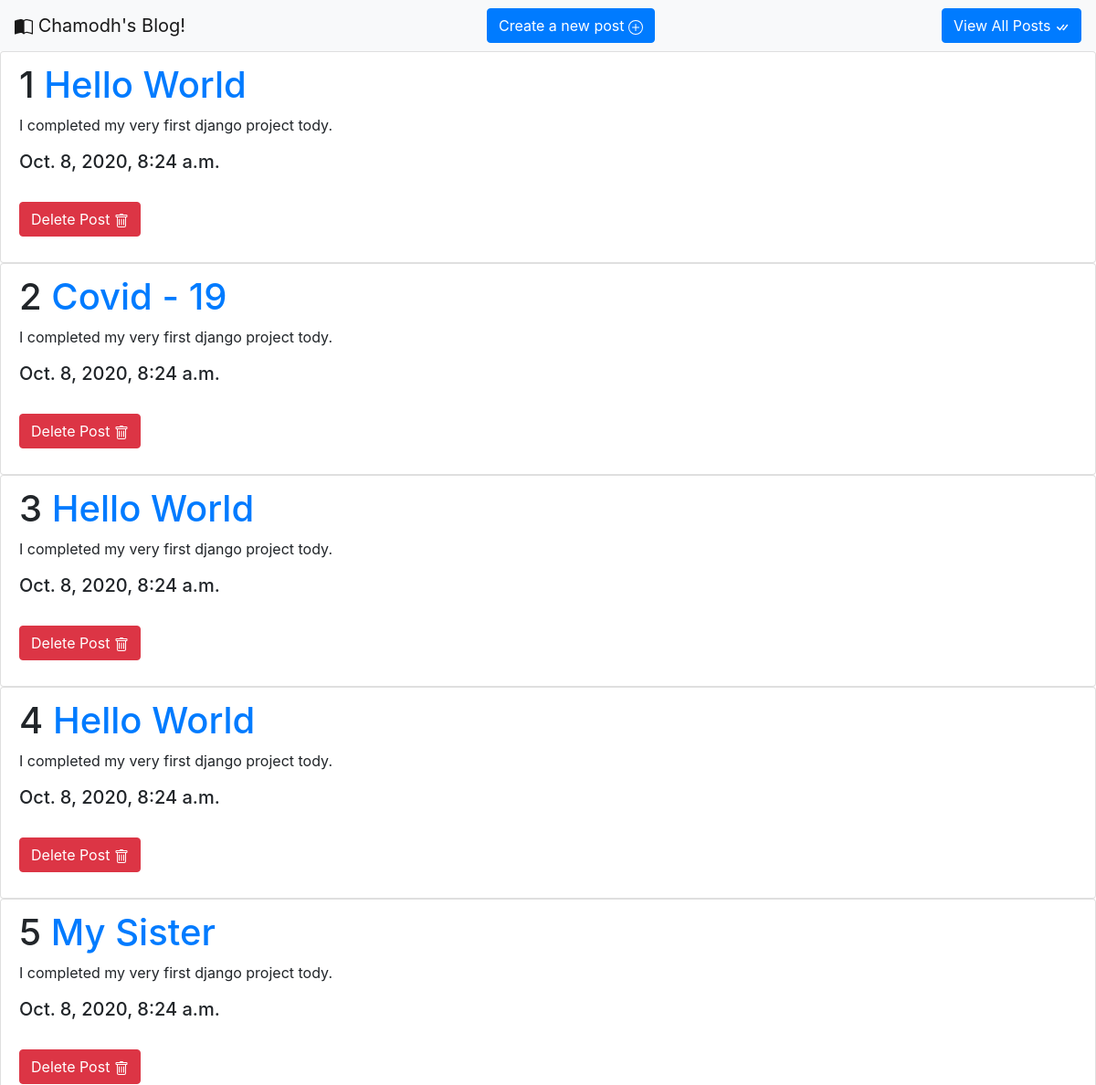
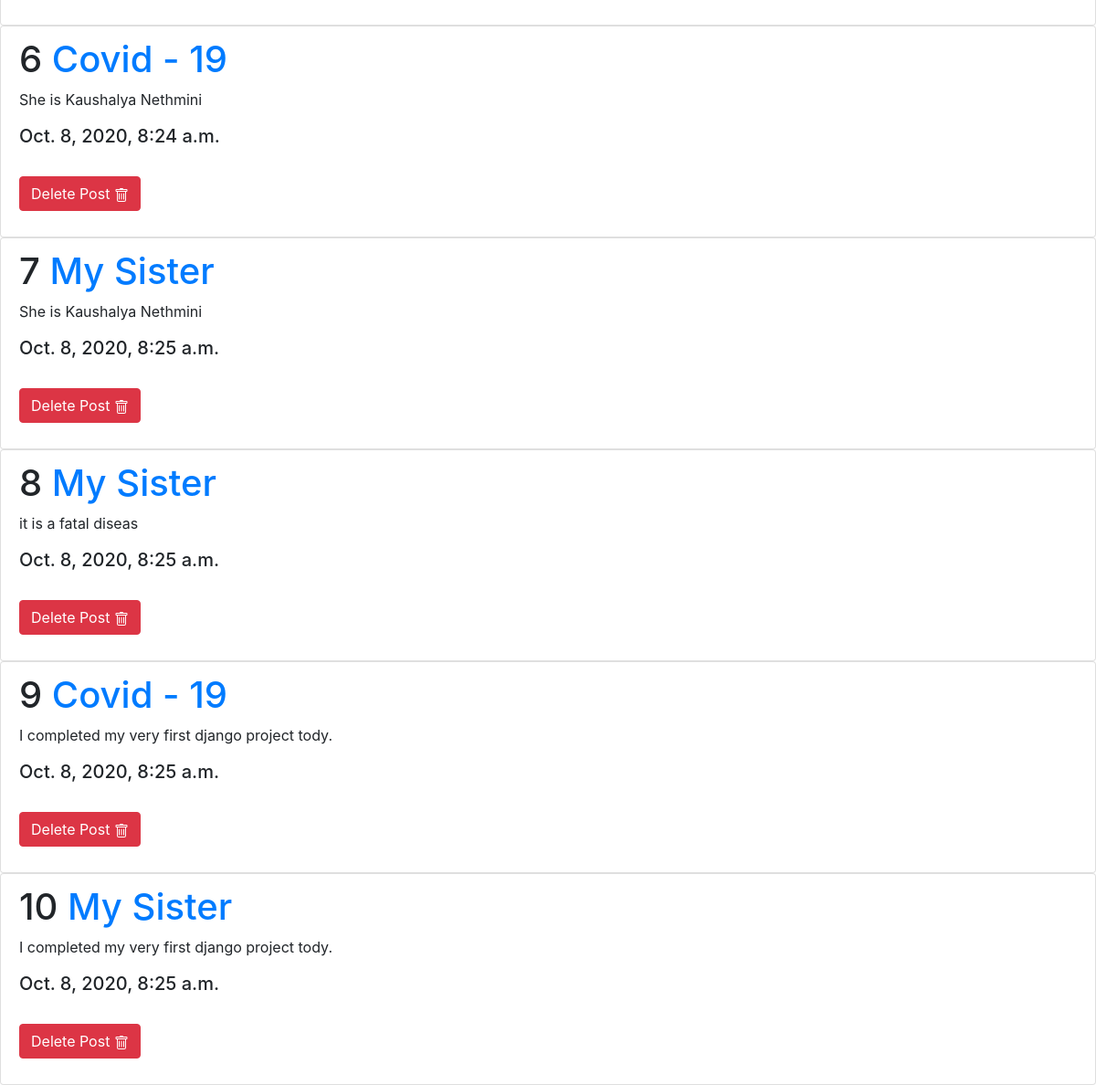
Screenshot of /blog/ with the database file from the repository (2 pictures, top to bottom).
### my_blog/blog/models.py (models this page shows, shortened)
class Post(models.Model):
    title = models.CharField(max_length=100)
    body = models.TextField()
    date_published = models.DateTimeField(auto_now_add=True)

### my_blog/blog/views.py (the view)
# urls.py: path("",views.welcome,name="welcome"),
def welcome(request):
    new_posts = Post.objects.all()
    new_posts = new_posts[:10]
    return render(request,'blog/welcome.html',{"new_posts":new_posts})

### my_blog/blog/templates/blog/welcome.html (shortened to what this page needs)
<link rel="stylesheet" href="https://stackpath.bootstrapcdn.com/bootstrap/4.5.2/css/bootstrap.min.css">
<nav class="navbar navbar-light bg-light">
    <a class="navbar-brand" href="#">
      Chamodh's Blog!  <br>
      <a href="{% url 'blog:new' %}"><button type="submit" class="btn btn-primary">Create a new post  </button></a>
    </a>
    <a href="{% url 'blog:all_posts' %}"><button type="submit" class="btn btn-primary">View All Posts
      </button>
    </a>
  </nav>
{% for post in new_posts %}
    <ul class="list-group">
        <li class="list-group-item">
            <div>
                <h1>{{forloop.counter}} <a href = "{% url 'blog:view_post' post.id %}">{{post.title}}</h1></a>
                <div style="">
                <p>{{post.body}}</p>
                </div>
                <h5>{{post.date_published}}</h5>
                <br>
                <form action= "{% url 'blog:delete' post.id %}">
                  <button type="submit" class="btn btn-danger btn-otline-primary">Delete Post  </button>
                </form>
            </div>
        </li>
      </ul>
{% endfor %}

### rows the page displays
Post: title "Hello World", body "I completed my very first django project tody.", date_published "Oct. 8, 2020, 8:24 a.m."
Post: title "Covid - 19", body "I completed my very first django project tody.", date_published "Oct. 8, 2020, 8:24 a.m."
Post: title "Hello World", body "I completed my very first django project tody.", date_published "Oct. 8, 2020, 8:24 a.m."
Post: title "Hello World", body "I completed my very first django project tody.", date_published "Oct. 8, 2020, 8:24 a.m."
Post: title "My Sister", body "I completed my very first django project tody.", date_published "Oct. 8, 2020, 8:24 a.m."
Post: title "Covid - 19", body "She is Kaushalya Nethmini", date_published "Oct. 8, 2020, 8:24 a.m."
Post: title "My Sister", body "She is Kaushalya Nethmini", date_published "Oct. 8, 2020, 8:25 a.m."
Post: title "My Sister", body "it is a fatal diseas", date_published "Oct. 8, 2020, 8:25 a.m."
Post: title "Covid - 19", body "I completed my very first django project tody.", date_published "Oct. 8, 2020, 8:25 a.m."
Post: title "My Sister", body "I completed my very first django project tody.", date_published "Oct. 8, 2020, 8:25 a.m."
